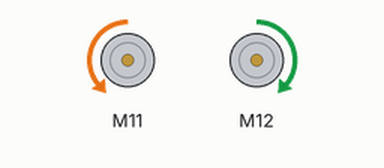
This sketch was run on a simulated Arduino Uno, built with avr-gcc and run on an emulated ATmega328P. On the bench: 2 × DC motor (green arrow = forward, orange = backward, longer = faster).

Above: at 4.0 s.
At 12.7 s:
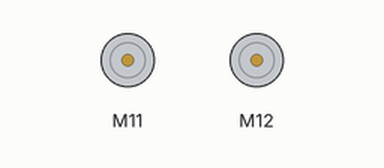
At 21.7 s:
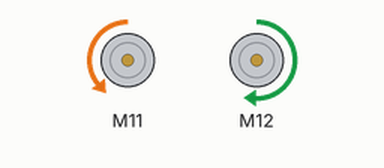
Timing chart, 0 to 31.8 s (numbered marks = the images above):
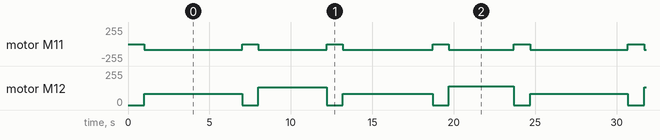

The sketch:

Oval.ino
```cpp
#include <Arduino.h>
#include <Wire.h>
#include <SoftwareSerial.h>
#include "MeAuriga.h"


//Encoder Motor
MeEncoderOnBoard Encoder_1(SLOT1);
MeEncoderOnBoard Encoder_2(SLOT2);
//MeUltrasonicSensor ultraSensor(PORT_6);

//MeUltrasonicSensor ultrasonic_front(9);
//double frontSensor;

//  SetUp encoder motor 1 (NO Tocar)
void isr_process_encoder1(void)
{
      if(digitalRead(Encoder_1.getPortB()) == 0){
            Encoder_1.pulsePosMinus();
      }else{
            Encoder_1.pulsePosPlus();
      }
}
//  SetUp encoder motor 2 (NO Tocar)
void isr_process_encoder2(void)
{
      if(digitalRead(Encoder_2.getPortB()) == 0){
            Encoder_2.pulsePosMinus();
      }else{
            Encoder_2.pulsePosPlus();
      }
}


void setup(){

    //Set Pwm 8KHz
    TCCR1A = _BV(WGM10);
    TCCR1B = _BV(CS11) | _BV(WGM12);
    TCCR2A = _BV(WGM21) | _BV(WGM20);
    TCCR2B = _BV(CS21);
    Serial.begin(9600);

    attachInterrupt(Encoder_1.getIntNum(), isr_process_encoder1, RISING);
    attachInterrupt(Encoder_2.getIntNum(), isr_process_encoder2, RISING);
    //attachInterrupt(Encoder_1.getIntNum(), isr_process_encoder1, RISING);
    Encoder_1.setPulse(9);
    Encoder_1.setRatio(39.267);
    Encoder_1.setPosPid(1.8,0,1.2);
    Encoder_1.setSpeedPid(0.18,0,0);

    attachInterrupt(Encoder_2.getIntNum(), isr_process_encoder2, RISING);
    Encoder_2.setPulse(9);
    Encoder_2.setRatio(39.267);
    Encoder_2.setPosPid(1.8,0,1.2);
    Encoder_2.setSpeedPid(0.18,0,0);


    _delay(1);

}

void goFrontBlind(int x)
{
    Encoder_1.runSpeed(-x);
    Encoder_2.runSpeed(x);
}

void loop(){
    //frontSensor=ultrasonic_front.distanceCm();
    //First Line
    Encoder_1.runSpeed(-60);
    Encoder_2.runSpeed(60);
    _delay(6);

    //First Stop and Right Turn
    Encoder_1.runSpeed(0);
    Encoder_2.runSpeed(0);
    _delay(1);

    Encoder_1.runSpeed(-60);
    Encoder_2.runSpeed(95);
    _delay(4.2);

    Encoder_1.runSpeed(0);
    Encoder_2.runSpeed(0);
    _delay(1);

     Encoder_1.runSpeed(-60);
    Encoder_2.runSpeed(60);
    _delay(5.5);

    //First Stop and Right Turn
    Encoder_1.runSpeed(0);
    Encoder_2.runSpeed(0);
    _delay(1);

    Encoder_1.runSpeed(-60);
    Encoder_2.runSpeed(100);
    _delay(4.0);

    Encoder_1.runSpeed(0);
    Encoder_2.runSpeed(0);
    _delay(1);


}


void _delay(float seconds){
    long endTime = millis() + seconds * 1000;
    while(millis() < endTime)_loop();
}

void _loop(){
    Encoder_1.loop();
    Encoder_2.loop();
}


/*
 *     rgbled_0.setpin(44);
    rgbled_0.setColor(0,0,0,0);
    rgbled_0.show();

 */
```

Measured:
- by itself, motor M11: repeats every 11.7 s: stopped 1.0 s, backward 84/255 4.2 s, stopped 1.0 s, backward 84/255 5.5 s
- by itself, motor M12: repeats every 23.7 s: stopped 1.0 s, forward 133/255 4.2 s, stopped 1.0 s, forward 84/255 5.5 s, stopped 1.0 s, forward 140/255 4.0 s, stopped 1.0 s, forward 84/255 6.0 s
